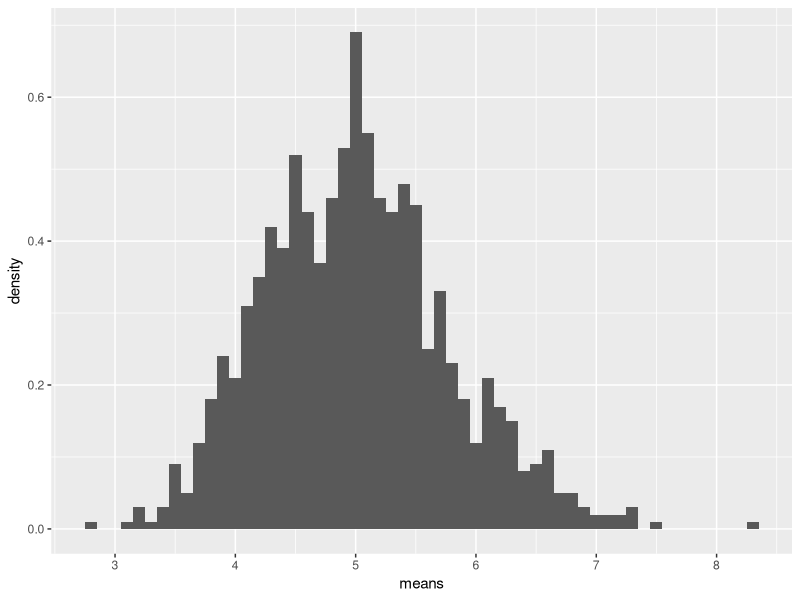

The R source for this figure:
## ---- chunk 1
# load neccesary libraries
library(ggplot2)

# set constants
λ <- 0.2 # lambda for rexp
n <- 40 # number of exponetials
numberOfSimulations <- 1000 # number of tests

# set the seed to create reproducability
set.seed(19790811)

# run the test resulting in n x numberOfSimulations matrix
exponentialDistributions <- matrix(data=rexp(n * numberOfSimulations, λ), nrow=numberOfSimulations)
exponentialDistributionMeans <- data.frame(means=apply(exponentialDistributions, 1, mean))

# plot the means
ggplot(data = exponentialDistributionMeans, aes(x = means)) + 
  geom_histogram(binwidth=0.1, aes(y = ..density..)) + 
  #geom_density(colour="red", size=0.8, fill="red", alpha=0.1) +
  scale_x_continuous(breaks=round(seq(min(exponentialDistributionMeans$means), max(exponentialDistributionMeans$means), by=1)))
## ---- chunk 2
μ <- 1/λ
μ
## ---- chunk 3
meanOfMeans <- mean(exponentialDistributionMeans$means)
meanOfMeans
## ---- chunk 4
round(abs(meanOfMeans - μ), 3)
## ---- chunk 5

